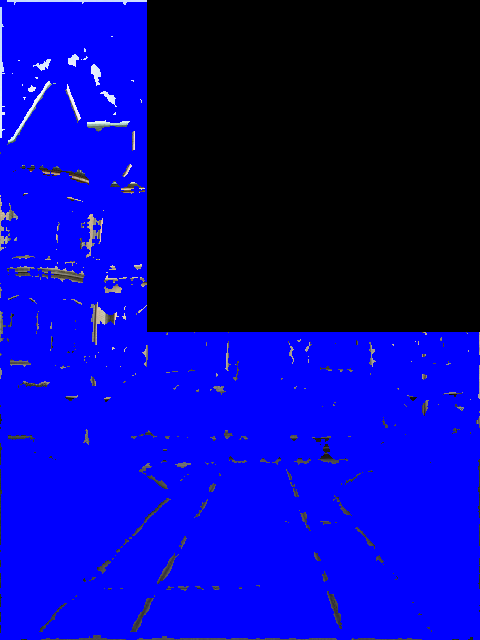
%> input picture featuresOverImage.png, 480 x 640 px
$ octave --eval "result = featureDetection('featuresOverImage.png');"   (GNU Octave 9; MATLAB toolbox functions it lacks are replaced by stand-ins)
%> lines starting %> are read from the running program, lines starting %| are printed output that depends on the picture; in (x1, y1, x2, y2) boxes, pixels count from 0 and x2, y2 are one past the last pixel; in counts of white or black regions, pixels touching at a corner belong together; the program's own positions count from 1
### warpCylindrical.m
function imout = warpCylindrical(im, focal_length)

    mid = size(im) / 2;
    s = focal_length;

    for x = 1:size(im, 2)
	for y = 1:size(im, 1)
            xp = x - mid(2);
	    yp = y - mid(1);
	    theta = atan(xp/focal_length);
	    h = yp / sqrt(xp*xp + focal_length*focal_length);

	    x_new = round(s*theta) + mid(2);
	    y_new = round(s*h) + mid(1);

	    imout(y_new, x_new, :) = im(y, x, :);
	end
    end
end

### featureHarris.m
function [featureX, featureY, R] = featureHarris(im, w, sigma, threshold, radius, k)

    disp('Harris corner detector.');

    if( ~exist('w') )
	w = 5;
    elseif(rem(w, 2) == 0)
	w = w + 1;
    end
    if( ~exist('sigma') )
	sigma = 1;
    end
    if( ~exist('threshold') )
	threshold = 3;
    end
    if( ~exist('radius') )
	radius = 1;
    end
    if( ~exist('k') )
	k = 0.04;
    end

    % convert the image into luminance
    dim = ndims(im);
    if( dim == 3 )
	I = rgb2gray(im);
    else
	I = im;
    end
    [row, col] = size(I);

    % convert the im to double
    if( ~isa(I, 'double'))
	I = double(I);
    end

    % smooth the image to remove noise
    sI = filterGaussian(I, sigma, w);

    % derivatives
    [Ix, Iy] = gradient(sI);

    % products of derivatives
    Ix2 = Ix .^ 2;
    Iy2 = Iy .^ 2;
    Ixy = Ix .* Iy;

    % elements for the matrix M
    Sx2 = filterGaussian(Ix2, sigma, w);
    Sy2 = filterGaussian(Iy2, sigma, w);
    Sxy = filterGaussian(Ixy, sigma, w);

    % the response of the detector
    %
    % R = det(M) - k*trace(M)^2
    %   = Sx2*Sy2 - Sxy*Sxy - k*(Sx2+Sy2)^2
    R = (Sx2 .* Sy2 - Sxy .^ 2) - k * (Sx2 + Sy2) .^ 2;

    % threshold on value of R
    R2 = (R > threshold);
    % compute nonmax suppression.
    R2 = R2 & (R > imdilate(R, [1 1 1; 1 0 1; 1 1 1]));

    [featureY, featureX] = find(R2);
end

### filterGaussian.m
function result = filterGaussian(im, sigma, w)

    if ~exist('w')
	w = 5;
    elseif ~mod(w, 2)
        w = w + 1;
    end
    if ~exist('sigma')
	sigma = 1;
    end

    filter = fspecial('gaussian', [w w], sigma);
    result = filter2(filter, im);
end

### rejectBoundary.m
function [featureX, featureY] = rejectBoundary(im, featureX, featureY, R, boundaryWidth)

    if ~exist('boundaryWidth')
	boundaryWidth = 3;
    end

    newX = [];
    newY = [];

    % convert the im into luminance
    dim = ndims(im);
    if( dim == 3 )
	I = rgb2gray(im);
    else
	I = im;
    end
    [row, col] = size(I);

    for i = 1:numel(featureY)
	x = featureX(i);
	y = featureY(i);
	if( (x>boundaryWidth) & (x<=(col-boundaryWidth)) & (y>boundaryWidth) & (y<=(row-boundaryWidth)) )
	    newX = [newX, x];
	    newY = [newY, y];
	end
    end

    featureX = newX;
    featureY = newY;
end

### rejectLowContrast.m
function [featureX, featureY, R] = rejectLowContrast(im, featureX, featureY, R, threshold)

    if( ~exist('threshold') )
	threshold = 20; % 15/255
    end

    [row, col] = size(im);
    % convert the im into luminance
    dim = ndims(im);
    if( dim == 3 )
	I = rgb2gray(im);
    else
	I = im;
    end

    % convert the image to double
    if( ~isa(I, 'double'))
	I = double(I);
    end

    % Weber contrast (local)
    %Ib = mean(mean(I));
    %contrast = (I - Ib) ./ Ib;

    k = fspecial('average', 5);
    contrast = abs(filter2(k, I, 'same') - I);

    newX = [];
    newY = [];
    for i = 1:numel(featureX)
	if( contrast(featureY(i), featureX(i)) > threshold )
	    newY = [newY featureY(i)];
	    newX = [newX featureX(i)];
	end
    end

    featureY = newY;
    featureX = newX;
end

### rejectEdge.m
function [featureX, featureY, R] = rejectEdge(im, featureX, featureY, R, threshold)

    if( ~exist('threshold') )
	threshold = ((10+1)^2)/10;
    end

    % convert the im into luminance
    dim = ndims(im);
    if( dim == 3 )
	I = rgb2gray(im);
    else
	I = im;
    end
    [row, col] = size(I);

    % convert the image to double
    if( ~isa(I, 'double'))
	I = double(I);
    end

    % 2nd derivative kernels
    xx = [ 1 -2  1 ];
    yy = xx';
    xy = [ 1 0 -1; 0 0 0; -1 0 1 ]/4;

    newX = [];
    newY = [];

    for i = 1:numel(featureY)
	x = featureX(i);
	y = featureY(i);

	% Compute the entries of the Hessian matrix at the extrema location.
	Dxx = sum(I(y,x-1:x+1) .* xx);
	Dyy = sum(I(y-1:y+1,x) .* yy);
	Dxy = sum(sum(I(y-1:y+1,x-1:x+1) .* xy));

	% Compute the trace and the determinant of the Hessian.
	Tr_H = Dxx + Dyy;
	Det_H = Dxx*Dyy - Dxy^2;

	% Compute the ratio of the principal curvatures.
	curvature_ratio = (Tr_H^2)/Det_H;

	if ((Det_H >= 0) & (curvature_ratio < threshold))
	    newX = [newX x];
	    newY = [newY y];
	end
    end

    featureY = newY;
    featureX = newX;
end

### descriptorSIFT.m
function [pos, orient, desc] = descriptorSIFT(im, featureX, featureY)
    % borrowed from Thomas F. El-Maraghi
    % May 2004

    pos = [];
    orient = [];
    desc = [];

    % convert the im into luminance
    dim = ndims(im);
    if( dim == 3 )
        I = rgb2gray(im);
    else
        I = im;
    end
    [row, col] = size(I);

    % convert the image to double
    if( ~isa(I, 'double'))
        I = double(I);
    end

    % gaussian-smoothed the image to remove some noise in advance
    L = filter2(fspecial('gaussian', [5 5]), I);    % FIXME

    % Compute x and y derivatives using pixel differences
    %   the first and the last elements are ignored to ease the computing.
    %	that is, it ranges from 2:(end-1)
    Dx = 0.5*(L(2:(end-1), 3:(end)) - L(2:(end-1), 1:(end-2)));
    Dy = 0.5*(L(3:(end), 2:(end-1)) - L(1:(end-2), 2:(end-1)));

    % Compute the magnitude of the gradient
    mag = zeros(size(I));
    mag(2:(end-1), 2:(end-1)) = sqrt(Dx.^2 + Dy.^2);

    % Compute the orientation of the gradient
    %   range: [-pi, pi)
    %	pi is not included to fit hist_orient
    grad = zeros(size(I));
    grad(2:(end-1), 2:(end-1)) = atan2( Dy, Dx );
    grad(find(grad == pi)) = -pi;

    % Set up the histogram bin centers for a 36 bin histogram.
    %   Columns 1 through 13:
    %   -3.14159  -2.96706  -2.79253  -2.61799  -2.44346  -2.26893  -2.09440  -1.91986  -1.74533  -1.57080  -1.39626  -1.22173  -1.04720
    %   Columns 14 through 26:
    %   -0.87266  -0.69813  -0.52360  -0.34907  -0.17453   0.00000   0.17453   0.34907   0.52360   0.69813   0.87266   1.04720   1.22173
    %   Columns 27 through 36:
    %   1.39626   1.57080   1.74533   1.91986   2.09440   2.26893   2.44346   2.61799   2.79253   2.96706
    num_bins = 36;
    hist_step = 2*pi/num_bins;
    hist_orient = [-pi:hist_step:(pi-hist_step)];

    % Create a gaussian weighting mask
    %   sigma = 1.5 * scale of the keypoint!
    sigma = 0.75;   % FIXME
    sz = 7;	    % FIXME
    hf_sz = floor(sz/2);
    g = fspecial('gaussian', [sz sz], sigma);

    for k = 1:numel(featureY)
        % Histogram the gradient orientations for this keypoint weighted by the
        % gradient magnitude and the gaussian weighting mask.
        x = featureX(k);
        y = featureY(k);

        %disp([y, x]);
        weightedMag = g .* mag((y-hf_sz):(y+hf_sz), (x-hf_sz):(x+hf_sz));
        grad_window = L((y-hf_sz):(y+hf_sz), (x-hf_sz):(x+hf_sz));
        orient_hist = zeros(length(hist_orient), 1);
        for bin = 1:num_bins
            % Compute the diference of the orientations mod pi
            diff = mod( grad_window - hist_orient(bin) + pi, 2*pi ) - pi;

            % Accumulate the histogram bins
            orient_hist(bin)=orient_hist(bin)+sum(sum(weightedMag.*max(1 - abs(diff)/hist_step,0)));
        end

        % Find peaks in the orientation histogram using nonmax suppression.
        %   get 2 rotated vector2, representing the left and the right elements.
        %   check inequality compared to each element's neighbors (left, right).
        peaks = orient_hist;
        rot_right = [ peaks(end); peaks(1:end-1) ];
        rot_left = [ peaks(2:end); peaks(1) ];
        peaks( find(peaks < rot_right) ) = 0;
        peaks( find(peaks < rot_left) ) = 0;

        % Extract the value and index of the largest peak.
        [max_peak_val ipeak] = max(peaks);

        % Iterate over all peaks within 80% of the largest peak and add keypoints with
        % the orientation corresponding to those peaks to the keypoint list.
        peak_val = max_peak_val;
        while( peak_val > 0.8*max_peak_val )
            % Interpolate the peak by fitting a parabola to the three histogram values
            % closest to each peak.
            A = [];
            b = [];
            for j = -1:1
                A = [A; (hist_orient(ipeak)+hist_step*j).^2 (hist_orient(ipeak)+hist_step*j) 1];
                bin = mod( ipeak + j + num_bins - 1, num_bins ) + 1;
                b = [b; orient_hist(bin)];
            end
            c = pinv(A)*b;
            max_orient = -c(2)/(2*c(1));
            while( max_orient < -pi )
                max_orient = max_orient + 2*pi;
            end
            while( max_orient >= pi )
                max_orient = max_orient - 2*pi;
            end

            % Store the keypoint position, orientation, and scale information
            pos = [pos; [x y]];
            orient = [orient; max_orient];

            % Get the next peak
            peaks(ipeak) = 0;
            [peak_val ipeak] = max(peaks);
        end
    end


    % The final of the SIFT algorithm is to extract feature descriptors for the keypoints.
    % The descriptors are a grid of gradient orientation histograms, where the sampling
    % grid for the histograms is rotated to the main orientation of each keypoint.  The
    % grid is a 4x4 array of 4x4 sample cells of 8 bin orientation histograms.  This
    % procduces 128 dimensional feature vectors.

    % The orientation histograms have 8 bins
    orient_bin_spacing = pi/4;
    orient_angles = [-pi:orient_bin_spacing:(pi-orient_bin_spacing)];

    % The feature grid is has 4x4 cells - feat_grid describes the cell center positions
    grid_spacing = 4;
    [x_coords y_coords] = meshgrid( [-6:grid_spacing:6] );
    feat_grid = [x_coords(:) y_coords(:)]';
    [x_coords y_coords] = meshgrid( [-(2*grid_spacing-0.5):(2*grid_spacing-0.5)] );
    feat_samples = [x_coords(:) y_coords(:)]';
    feat_window = 2*grid_spacing;

    % Loop over all of the keypoints.
    for k = 1:size(pos,1)
        x = pos(k,1);
        y = pos(k,2);

        % Rotate the grid coordinates.
        M = [cos(orient(k)) -sin(orient(k)); sin(orient(k)) cos(orient(k))];
        feat_rot_grid = M*feat_grid + repmat([x; y],1,size(feat_grid,2));
        feat_rot_samples = M*feat_samples + repmat([x; y],1,size(feat_samples,2));

        % Initialize the feature descriptor.
        feat_desc = zeros(1,128);

        % Histogram the gradient orientation samples weighted by the gradient magnitude and
        % a gaussian with a standard deviation of 1/2 the feature window.  To avoid boundary
        % effects, each sample is accumulated into neighbouring bins weighted by 1-d in
        % all dimensions, where d is the distance from the center of the bin measured in
        % units of bin spacing.
        for s = 1:size(feat_rot_samples,2)
            x_sample = feat_rot_samples(1,s);
            y_sample = feat_rot_samples(2,s);

            % Interpolate the gradient at the sample position
            [X Y] = meshgrid( (x_sample-1):(x_sample+1), (y_sample-1):(y_sample+1) );
            G = interp2( I, X, Y, '*linear' );
            G(find(isnan(G))) = 0;
            Dx = 0.5*(G(2,3) - G(2,1));
            Dy = 0.5*(G(3,2) - G(1,2));
            mag_sample = sqrt( Dx^2 + Dy^2 );
            grad_sample = atan2( Dy, Dx );
            if grad_sample == pi
                grad_sample = -pi;
            end

            % Compute the weighting for the x and y dimensions.
            x_wght = max(1 - (abs(feat_rot_grid(1,:) - x_sample)/grid_spacing), 0);
            y_wght = max(1 - (abs(feat_rot_grid(2,:) - y_sample)/grid_spacing), 0);
            pos_wght = reshape(repmat(x_wght.*y_wght,8,1),1,128);

            % Compute the weighting for the orientation, rotating the gradient to the
            % main orientation to of the keypoint first, and then computing the difference
            % in angle to the histogram bin mod pi.
            diff = mod( grad_sample - orient(k) - orient_angles + pi, 2*pi ) - pi;
            orient_wght = max(1 - abs(diff)/orient_bin_spacing,0);
            orient_wght = repmat(orient_wght,1,16);

            % Compute the gaussian weighting.
            g = exp(-((x_sample-x)^2+(y_sample-y)^2)/(2*feat_window^2))/(2*pi*feat_window^2);

            % Accumulate the histogram bins.
            feat_desc = feat_desc + pos_wght.*orient_wght*g*mag_sample;
        end

        % Normalize the feature descriptor to a unit vector to make the descriptor invariant
        % to affine changes in illumination.
        feat_desc = feat_desc / norm(feat_desc);

        % Threshold the large components in the descriptor to 0.2 and then renormalize
        % to reduce the influence of large gradient magnitudes on the descriptor.
        feat_desc( find(feat_desc > 0.2) ) = 0.2;
        feat_desc = feat_desc / norm(feat_desc);

        % Store the descriptor.
        desc = [desc; feat_desc];
    end
end

% vim: set et sw=4 sts=4 nu:

### featureDetection.m
function [featureX, featureY, pos, orient, desc, im, R] = featureDetection(im_name, debug_)
%> called with im_name = 'featuresOverImage.png'

    if ~exist('debug_')
        debug_ = 0;
    end

    im = imread(im_name);
%> im is the input picture: size 640x480x3 uint8; mean R, G, B 3.7, 3.7, 158.8
    %figure;
    %imshow(im);
    im = warpCylindrical(im, 1000);     % FIXME
%> after the loop in warpCylindrical, `for x = 1:size(im, 2)`:
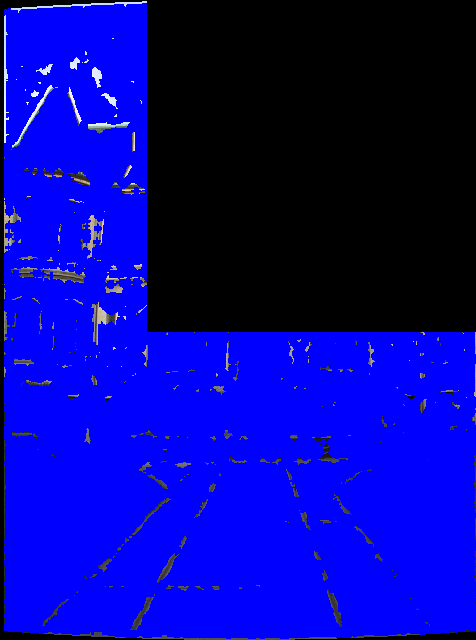
%> imout: size 640x476x3 uint8; mean R, G, B 3.6, 3.6, 155.4
    %figure;
    %imshow(uint8(im));

    %[featureX, featureY] = featureMoravec(im);
    %%%%%  featureHarris(im, w, sigma, threshold, radius, k)
    [featureX, featureY, R] = featureHarris(im, 7, 1, 5);   % FIXME
%> in featureHarris, `I = rgb2gray(im);`:
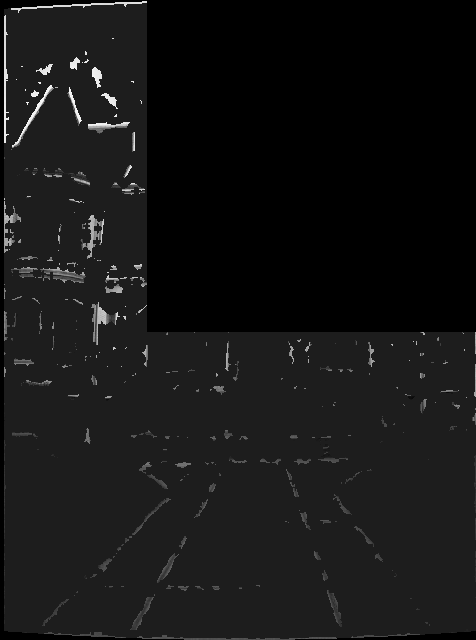
%> I: size 640x476 uint8; min 0, max 255, mean 20.9
%> in featureHarris, `R = (Sx2 .* Sy2 - Sxy .^ 2) - k * (Sx2 + Sy2) .^ 2;`:
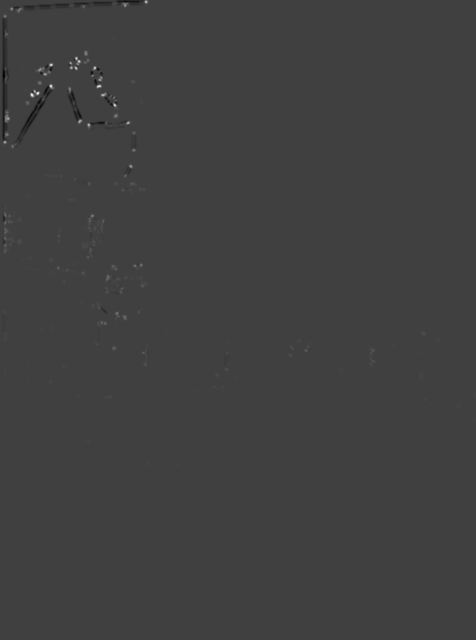
%> R: size 640x476 double; min -535408.1, max 1577918, mean 216.2; drawn with min black and max white
%> in featureHarris, `R2 = (R > threshold);`:
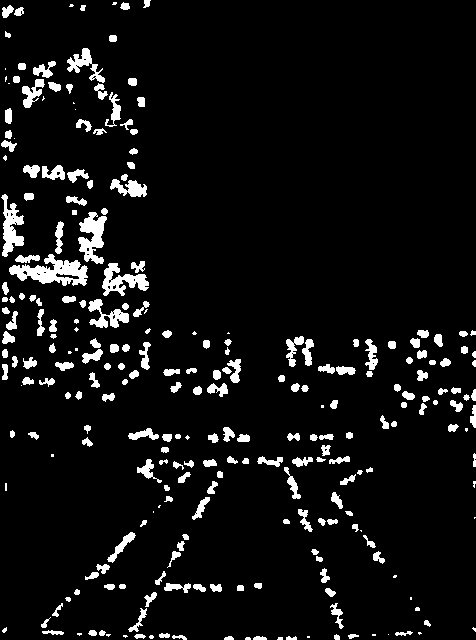
%> R2: size 640x476 logical; 6.7% white; 264 white regions (43 under 20 px), largest, box (x1, y1, x2, y2) and area: (9, 254, 88, 286) 1262, (78, 212, 107, 264) 846, (102, 263, 149, 296) 723
%> in featureHarris, `R2 = R2 & (R > imdilate(R, [1 1 1; 1 0 1; 1 1 1]));`:
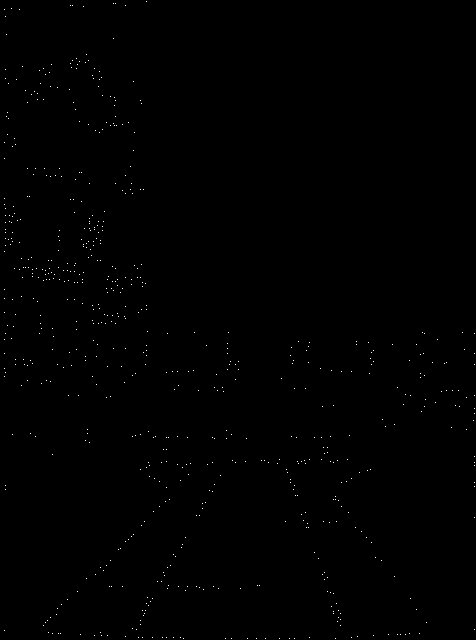
%> R2: size 640x476 logical; 0.23% white in thin lines or dots
%> in featureHarris, `[featureY, featureX] = find(R2);`: featureY = 688 values from 2 to 639; featureX = 688 values from 5 to 475
%> featureX = 688 values from 5 to 475; featureY = 688 values, max 639 at index 451, min 2 at index 391, mean 364
    if debug_
        disp(sprintf('feature number: %d.', numel(featureX)));
    end

    [featureX, featureY] = rejectBoundary(im, featureX, featureY, R);
%> the loop in rejectBoundary, `for i = 1:numel(featureY)` made 688 passes
%> (x, y, newX, newY) on passes 1 to 8: (5, 10, 5, 10), (5, 143, [5 5], [10 143]), (5, 159, [5 5 5], [10 143 159]), (5, 199, [5 5 5 5], [10 143 159 199]), (5, 205, [5 5 5 5 5], [10 143 159 199 205]), (5, 252, [5 5 5 5 5 5], [10 143 159 199 205 252]), (5, 290, [5 5 5 5 5 5 5], [10 143 159 199 205 252 290]), (5, 299, [5 5 5 5 5 5 5 5], [10 143 159 199 205 252 290 299])
%> (x, y, newX) on pass 16: (6, 70, [5 5 5 5 5 5 5 5 5 5 5 5 5 5 6 6])
%> after the loop in rejectBoundary, `for i = 1:numel(featureY)`: newX = 654 values from 5 to 467; newY = 654 values, max 637 at index 343, min 4 at index 305, mean 354.9
%> in rejectBoundary, `featureX = newX;`: featureX = 654 values from 5 to 467
%> in rejectBoundary, `featureY = newY;`: featureY has the same summary as newY
%> featureX = 654 values from 5 to 467; featureY has the same summary as newY in rejectBoundary
    if debug_
        disp(sprintf('feature number after rejection of boundary: %d.', numel(featureX)));
    end
    [featureX, featureY, R] = rejectLowContrast(im, featureX, featureY, R);
%> in rejectLowContrast, `contrast = abs(filter2(k, I, 'same') - I);`:
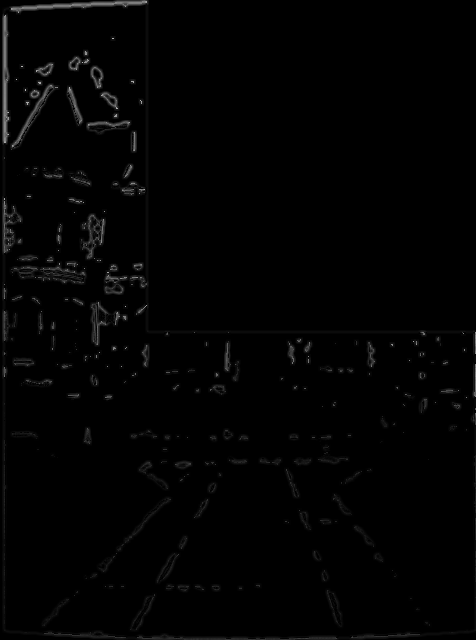
%> contrast: size 640x476 double; min 0, max 191, mean 2.6
%> the loop in rejectLowContrast, `for i = 1:numel(featureX)` made 654 passes
%> (newY, newX) on passes 2 to 9: (143, 5), ([143 159], [5 5]), ([143 159 199], [5 5 5]), ([143 159 199 205], [5 5 5 5]), ([143 159 199 205 252], [5 5 5 5 5]), ([143 159 199 205 252 290], [5 5 5 5 5 5]), ([143 159 199 205 252 290 299], [5 5 5 5 5 5 5]), ([143 159 199 205 252 290 299 313], [5 5 5 5 5 5 5 5])
%> newX on pass 18: [5 5 5 5 5 5 5 5 5 5 5 5 6 6 6 6]
%> after the loop in rejectLowContrast, `for i = 1:numel(featureX)`: newX = 573 values from 5 to 467; newY = 573 values, max 637 at index 517, min 4 at index 278, mean 337.4
%> in rejectLowContrast, `featureY = newY;`: featureY has the same summary as newY
%> in rejectLowContrast, `featureX = newX;`: featureX = 573 values from 5 to 467
%> featureX = 573 values from 5 to 467; featureY has the same summary as newY in rejectLowContrast
    if debug_
        disp(sprintf('feature number after rejection of low-contrast: %d.', numel(featureX)));
    end
    [featureX, featureY, R] = rejectEdge(im, featureX, featureY, R);
%> the loop in rejectEdge, `for i = 1:numel(featureY)` made 573 passes
%> (x, y, Dxx, Dyy, Dxy, Tr_H, Det_H, curvature_ratio) on passes 1, 2, 3, 7, 10, 12, 16, 24, 34, 35, 37, 38: (5, 143, -232, -204, -51.5, -436, 44675.8, 4.26), (5, 159, -129, -55, 0, -184, 7095, 4.77), (5, 199, -347, -146, 0, -493, 50662, 4.8), (5, 299, -275, -146, 0, -421, 40150, 4.41), (5, 354, -137, -28, 0, -165, 3836, 7.1), (5, 377, -261, -122, 0, -383, 31842, 4.61), (6, 209, -152, -172, 1.5, -324, 26141.8, 4.02), (6, 373, -112, -106, 1.5, -218, 11869.8, 4), (12, 9, -191, -219, 46.75, -410, 39643.4, 4.24), (12, 223, -26, -160, 3.5, -186, 4147.8, 8.34), (12, 339, -54, -55, 9.75, -109, 2874.9, 4.13), (13, 147, -210, -77, -33.5, -287, 15047.8, 5.47)
%> (x, y, Dxx, Dyy, Dxy, Tr_H, Det_H, curvature_ratio) on pass 43: (13, 435, -48, -16, -5.25, -64, 740.4, 5.53)
    if debug_
        disp(sprintf('feature number after rejection of edge: %d.', numel(featureX)));
    end
    [pos, orient, desc] = descriptorSIFT(im, featureX, featureY);
%> in descriptorSIFT, `grad(find(grad == pi)) = -pi;`:
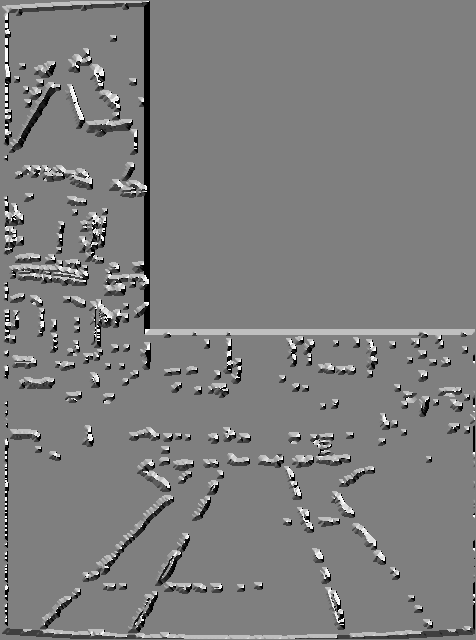
%> grad: size 640x476 double; min -3.14, max 3.14, mean -0.036; drawn with min black and max white
    if debug_
        disp(sprintf('number of SIFT descriptors: %d.', size(pos, 1)));
    end
end

% vim: set et sw=4 sts=4 nu:
%> (the run ends here)
